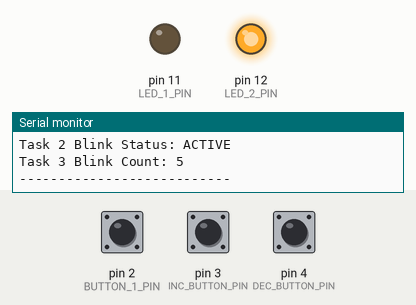
The program below on a simulated Arduino Uno, built with avr-gcc and run on an emulated ATmega328P. Shown: output pins drawn as LEDs (lit = HIGH), the last lines printed to the serial monitor. The test bench sets the inputs (shaded band); at power-on: pin 2 (BUTTON_1_PIN) HIGH, pin 3 (INC_BUTTON_PIN) HIGH, pin 4 (DEC_BUTTON_PIN) HIGH.

Above: at 1.11 s.
1.3 s: pin 2 (BUTTON_1_PIN) pulled LOW for 0.15 s
At 2.3 s:
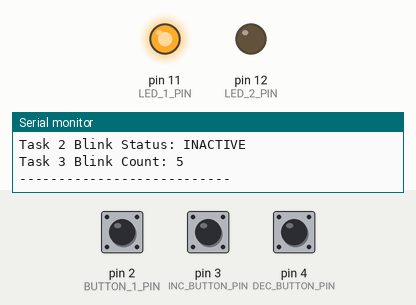
7.6 s: pin 2 (BUTTON_1_PIN) pulled LOW for 1 s
At 7.69 s:
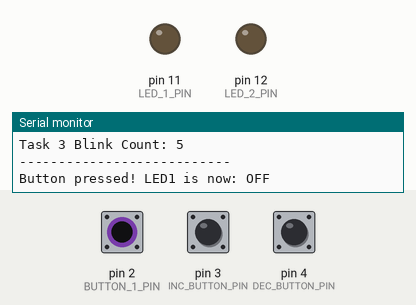
10.6 s: pin 2 (BUTTON_1_PIN) pulled LOW for 3.2 s
At 11.8 s:
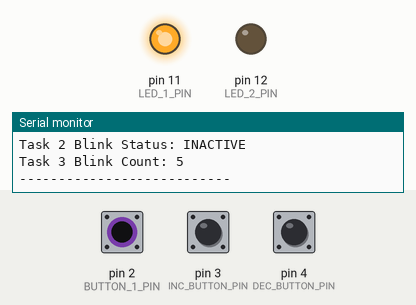
Timing chart, 0 to 13.6 s (numbered marks = the images above; inputs shaded):
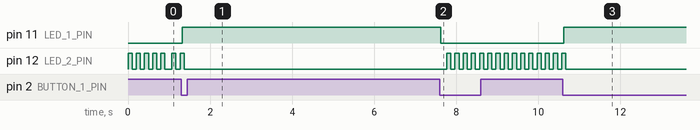

The program:

main.cpp
```cpp
#include <Arduino.h>
#include "ButtonLED.h"
#include "BlinkingLED.h"
#include "StateVariable.h"
#include "IdleTask.h"
#include "Globals.h"

void setup() {
    Serial.begin(9600);
    setupPrintf();

    printf("Sequential Task System Initialized\n");

    pinMode(BUTTON_1_PIN, INPUT_PULLUP);
    pinMode(LED_1_PIN, OUTPUT);
    pinMode(LED_2_PIN, OUTPUT);
    pinMode(INC_BUTTON_PIN, INPUT_PULLUP);
    pinMode(DEC_BUTTON_PIN, INPUT_PULLUP);

    unsigned long currentTime = millis();
    lastTaskTime[0] = currentTime + TASK1_OFFSET;
    lastTaskTime[1] = currentTime + TASK2_OFFSET;
    lastTaskTime[2] = currentTime + TASK3_OFFSET;

    digitalWrite(LED_1_PIN, led1State);
    digitalWrite(LED_2_PIN, LOW);
}

void loop() {
    unsigned long currentTime = millis();

    if (currentTime - lastTaskTime[0] >= TASK1_RECURRENCE) {
        task1_ButtonLED();
        lastTaskTime[0] = currentTime;
    }

    if (currentTime - lastTaskTime[1] >= TASK2_RECURRENCE) {
        task2_BlinkingLED();
        lastTaskTime[1] = currentTime;
    }

    if (currentTime - lastTaskTime[2] >= TASK3_RECURRENCE) {
        task3_StateVariable();
        lastTaskTime[2] = currentTime;
    }

    idleTask_Report();
}
```

BlinkingLED.h
```cpp
#ifndef BLINKING_LED_H
#define BLINKING_LED_H

void task2_BlinkingLED();

#endif
```

ButtonLED.h
```cpp
#ifndef BUTTON_LED_H
#define BUTTON_LED_H

void task1_ButtonLED();

#endif
```

Globals.h
```cpp
#ifndef GLOBALS_H
#define GLOBALS_H

#include <Arduino.h>
#include "Config.h"

volatile bool led1State = false;
volatile int blinkCount = 5;
volatile unsigned long lastTaskTime[3];
volatile bool buttonPressed = false;
volatile bool incButtonPressed = false;
volatile bool decButtonPressed = false;

void setupPrintf();

#endif
```

IdleTask.h
```cpp
#ifndef IDLE_TASK_H
#define IDLE_TASK_H

void idleTask_Report();

#endif
```

StateVariable.h
```cpp
#ifndef STATE_VARIABLE_H
#define STATE_VARIABLE_H

void task3_StateVariable();

#endif
```

BlinkingLED.cpp
```cpp
#include "BlinkingLED.h"
#include "Globals.h"

void task2_BlinkingLED() {
    static bool led2State = false;
    static int currentBlink = 0;

    if (!led1State) {
        led2State = !led2State;
        digitalWrite(LED_2_PIN, led2State ? HIGH : LOW);

        if (led2State) {
            currentBlink++;
            if (currentBlink >= blinkCount) {
                currentBlink = 0;
            }
        }
    } else {
        digitalWrite(LED_2_PIN, LOW);
        currentBlink = 0;
    }
}
```

ButtonLED.cpp
```cpp
#include "ButtonLED.h"
#include "Globals.h"

void task1_ButtonLED() {
    int buttonReading = digitalRead(BUTTON_1_PIN);

    if (buttonReading == LOW) {
        if (!buttonPressed) {
            led1State = !led1State;
            digitalWrite(LED_1_PIN, led1State ? HIGH : LOW);
            printf("Button pressed! LED1 is now: %s\n", led1State ? "ON" : "OFF");
            buttonPressed = true;
        }
    } else {
        buttonPressed = false;
    }
}
```

IdleTask.cpp
```cpp
#include "IdleTask.h"
#include "Globals.h"

void idleTask_Report() {
    static unsigned long lastReportTime = 0;
    unsigned long currentTime = millis();

    if (currentTime - lastReportTime >= IDLE_REPORT_INTERVAL) {
        printf("--- System Status Report ---\n");
        printf("Task 1 LED State: %s\n", led1State ? "ON" : "OFF");
        printf("Task 2 Blink Status: %s\n", led1State ? "INACTIVE" : "ACTIVE");
        printf("Task 3 Blink Count: %d\n", blinkCount);
        printf("---------------------------\n");

        lastReportTime = currentTime;
    }
}
```

PrintfRedirect.cpp
```cpp
#include "Globals.h"
#include <stdio.h>

int serialPutchar(char c, FILE* stream) {
    Serial.write(c);
    return 0;
}

void setupPrintf() {
    static FILE serial_stdout;
    fdev_setup_stream(&serial_stdout, serialPutchar, NULL, _FDEV_SETUP_WRITE);
    stdout = &serial_stdout;
}
```

StateVariable.cpp
```cpp
#include "StateVariable.h"
#include "Globals.h"

void task3_StateVariable() {
    bool incButtonState = digitalRead(INC_BUTTON_PIN) == LOW;
    bool decButtonState = digitalRead(DEC_BUTTON_PIN) == LOW;

    if (incButtonState && !incButtonPressed) {
        if (blinkCount < 20) {
            blinkCount++;
            printf("Blink count increased to: %d\n", blinkCount);
        }
        incButtonPressed = true;
    } else if (!incButtonState && incButtonPressed) {
        incButtonPressed = false;
    }

    if (decButtonState && !decButtonPressed) {
        if (blinkCount > 1) {
            blinkCount--;
            printf("Blink count decreased to: %d\n", blinkCount);
        }
        decButtonPressed = true;
    } else if (!decButtonState && decButtonPressed) {
        decButtonPressed = false;
    }
}
```

Config.h
```cpp
#ifndef CONFIG_H
#define CONFIG_H

// Pin definitions
const int BUTTON_1_PIN = 2;
const int LED_1_PIN = 11;
const int LED_2_PIN = 12;
const int INC_BUTTON_PIN = 3;
const int DEC_BUTTON_PIN = 4;

// Task recurrence times
const unsigned long TASK1_RECURRENCE = 50;
const unsigned long TASK2_RECURRENCE = 100;
const unsigned long TASK3_RECURRENCE = 100;
const unsigned long IDLE_REPORT_INTERVAL = 1000;

// Task offsets
const unsigned long TASK1_OFFSET = 0;
const unsigned long TASK2_OFFSET = 20;
const unsigned long TASK3_OFFSET = 40;

#endif
```

Measured:
- after the input at 1.3 s, pin 11 (LED_1_PIN): LOW → HIGH at once; pin 12 (LED_2_PIN): goes on until 1.4 s, then stays LOW
- after the input at 7.6 s, pin 11 (LED_1_PIN): HIGH → LOW at once; pin 12 (LED_2_PIN): alternates HIGH for 0.10 s and LOW for 0.10 s, starting after 0.17 s
- after the input at 10.6 s, pin 11 (LED_1_PIN): LOW → HIGH at once; pin 12 (LED_2_PIN): goes on until 10.7 s, then stays LOW
